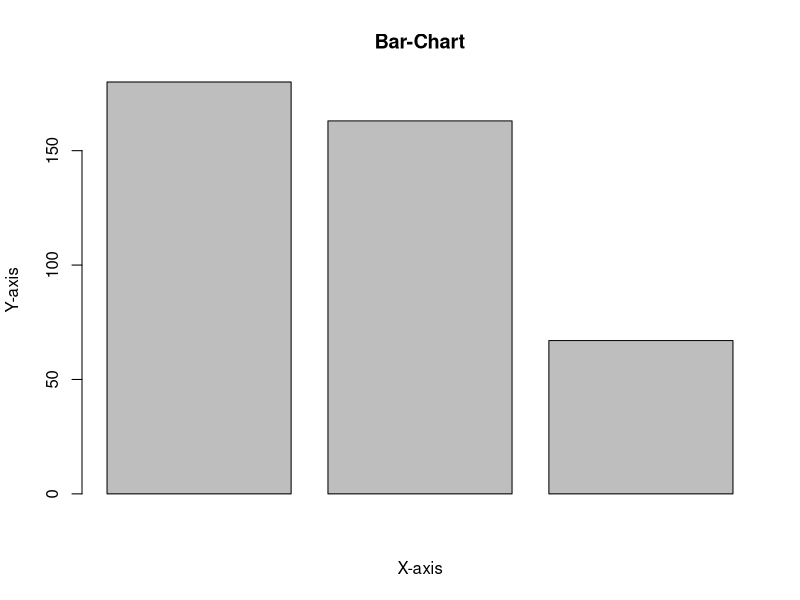
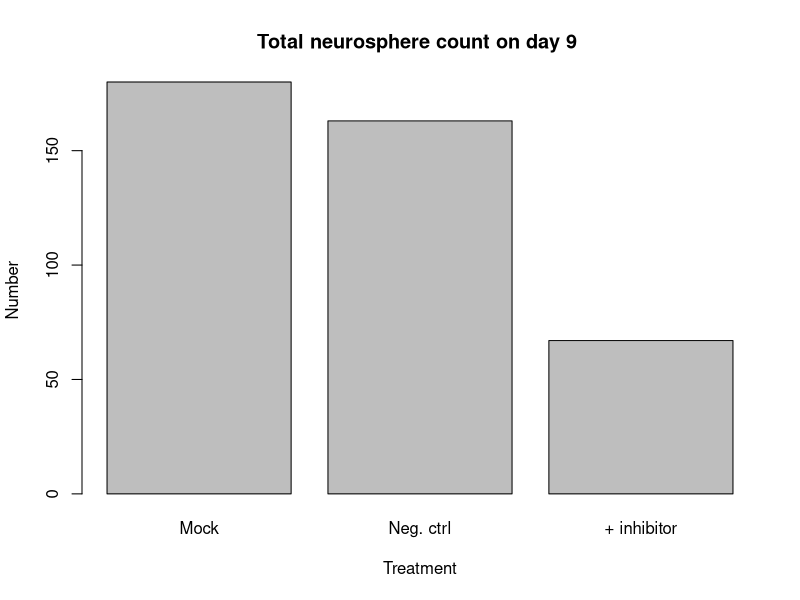
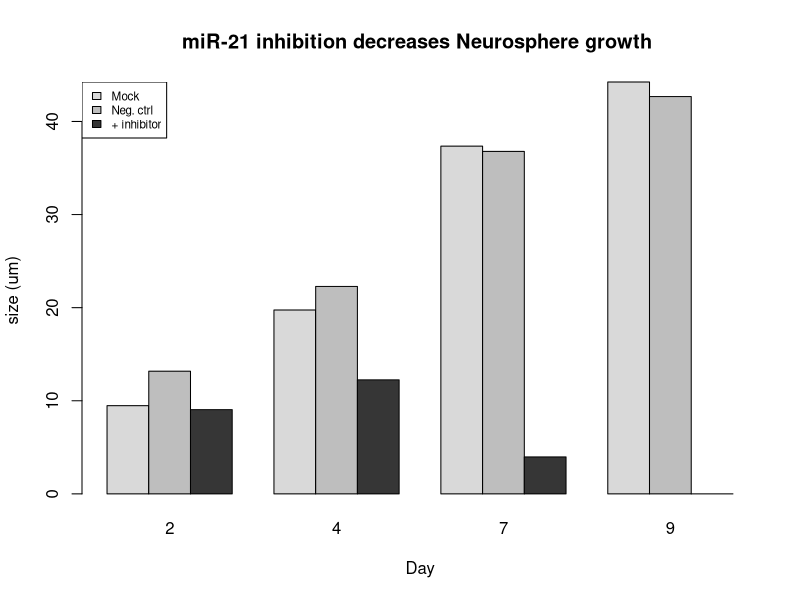
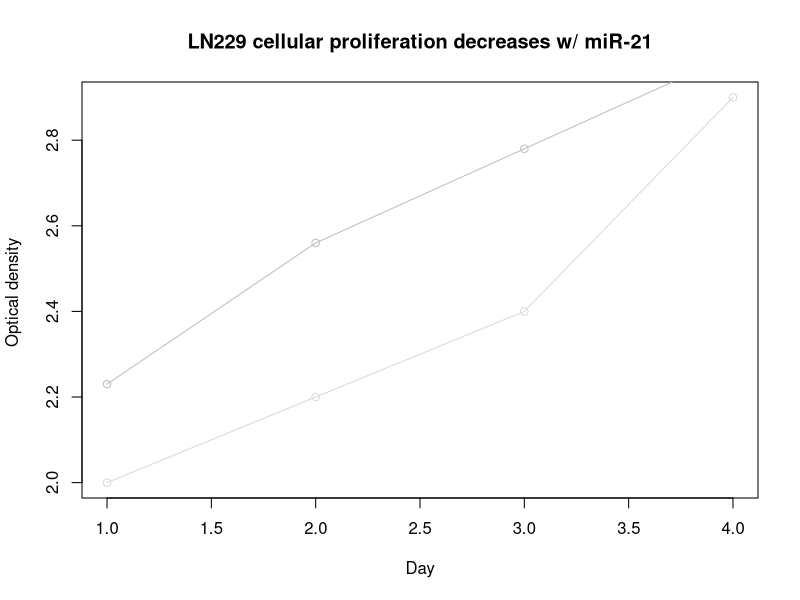

These figures' R source, in order: (Note: this script raises an error after producing the figures.)
setwd("/Users/Mac/Desktop/Evolution/Tasks/Research_EC")
GBM <- read.csv('GBM.csv')
A <- c(180, 163, 67)
B <- c("Mock", "Neg. ctrl", "+ inhibitor")
barplot(A, xlab = "X-axis", ylab = "Y-axis", main ="Bar-Chart")
barplot(A, names.arg = B, xlab ="Treatment", 
        ylab ="Number", col ="grey", 
        main ="Total neurosphere count on day 9 ")
colors = c("grey85", "grey", "grey21")
Days <- c("2", "4", "7", "9")
regions <- c("Mock", "Neg. ctrl", "+ inhibitor")
Values <- matrix(c(9.475, 19.75, 37.348, 44.238, 13.177, 22.282, 36.783, 42.675, 9.05, 12.25, 3.97, 0), 
                 nrow = 3, ncol = 4, byrow = TRUE)
barplot(Values, main = "miR-21 inhibition decreases Neurosphere growth ", names.arg = Days, 
        xlab = "Day", ylab = "size (um)", 
        col = colors, beside = TRUE)
legend("topleft", regions, cex = 0.7, fill = colors)

v <- c(2, 2.2, 2.4, 2.9)
t <- c(2.23, 2.56, 2.78, 3)
m <- c(1.9, 2.1, 1.9, 1.6)

plot(v, type = "o", col = "grey85",
     xlab = "Day", ylab = "Optical density ",
     main = "LN229 cellular proliferation decreases w/ miR-21")

lines(t, type = "o", col = "grey")
lines(m, type = "0", col = "grey21")